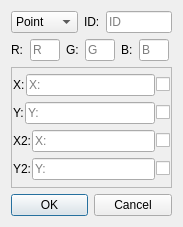
<?xml version="1.0" encoding="UTF-8"?>
<ui version="4.0">
 <class>objectPropertiesWindow</class>
 <widget class="QDialog" name="objectPropertiesWindow">
  <property name="geometry">
   <rect>
    <x>0</x>
    <y>0</y>
    <width>183</width>
    <height>227</height>
   </rect>
  </property>
  <property name="sizePolicy">
   <sizepolicy hsizetype="Fixed" vsizetype="Fixed">
    <horstretch>0</horstretch>
    <verstretch>0</verstretch>
   </sizepolicy>
  </property>
  <property name="minimumSize">
   <size>
    <width>183</width>
    <height>227</height>
   </size>
  </property>
  <property name="maximumSize">
   <size>
    <width>281</width>
    <height>227</height>
   </size>
  </property>
  <property name="windowTitle">
   <string>Add</string>
  </property>
  <layout class="QVBoxLayout" name="verticalLayout_2">
   <item>
    <layout class="QHBoxLayout" name="horizontalLayout">
     <item>
      <widget class="QComboBox" name="typesOfObjects">
       <property name="sizePolicy">
        <sizepolicy hsizetype="Expanding" vsizetype="Fixed">
         <horstretch>0</horstretch>
         <verstretch>0</verstretch>
        </sizepolicy>
       </property>
       <item>
        <property name="text">
         <string>Point</string>
        </property>
       </item>
       <item>
        <property name="text">
         <string>Segment</string>
        </property>
       </item>
       <item>
        <property name="text">
         <string>Circle</string>
        </property>
       </item>
      </widget>
     </item>
     <item>
      <spacer name="horizontalSpacer_2">
       <property name="orientation">
        <enum>Qt::Horizontal</enum>
       </property>
       <property name="sizeHint" stdset="0">
        <size>
         <width>40</width>
         <height>20</height>
        </size>
       </property>
      </spacer>
     </item>
     <item>
      <widget class="QLabel" name="label_5">
       <property name="sizePolicy">
        <sizepolicy hsizetype="Fixed" vsizetype="Fixed">
         <horstretch>0</horstretch>
         <verstretch>0</verstretch>
        </sizepolicy>
       </property>
       <property name="text">
        <string>ID:</string>
       </property>
      </widget>
     </item>
     <item>
      <widget class="QLineEdit" name="editID">
       <property name="sizePolicy">
        <sizepolicy hsizetype="Minimum" vsizetype="Fixed">
         <horstretch>0</horstretch>
         <verstretch>0</verstretch>
        </sizepolicy>
       </property>
       <property name="inputMethodHints">
        <set>Qt::ImhDigitsOnly|Qt::ImhFormattedNumbersOnly</set>
       </property>
       <property name="placeholderText">
        <string>ID</string>
       </property>
      </widget>
     </item>
    </layout>
   </item>
   <item>
    <layout class="QHBoxLayout" name="horizontalLayout_3">
     <property name="sizeConstraint">
      <enum>QLayout::SetFixedSize</enum>
     </property>
     <item>
      <widget class="QLabel" name="labelR_2">
       <property name="maximumSize">
        <size>
         <width>13</width>
         <height>22</height>
        </size>
       </property>
       <property name="text">
        <string>R:</string>
       </property>
      </widget>
     </item>
     <item>
      <widget class="QLineEdit" name="editR">
       <property name="maximumSize">
        <size>
         <width>30</width>
         <height>22</height>
        </size>
       </property>
       <property name="inputMethodHints">
        <set>Qt::ImhDigitsOnly|Qt::ImhFormattedNumbersOnly</set>
       </property>
       <property name="placeholderText">
        <string>R</string>
       </property>
      </widget>
     </item>
     <item>
      <widget class="QLabel" name="labelG_2">
       <property name="maximumSize">
        <size>
         <width>13</width>
         <height>22</height>
        </size>
       </property>
       <property name="text">
        <string>G:</string>
       </property>
      </widget>
     </item>
     <item>
      <widget class="QLineEdit" name="editG">
       <property name="maximumSize">
        <size>
         <width>30</width>
         <height>22</height>
        </size>
       </property>
       <property name="inputMethodHints">
        <set>Qt::ImhDigitsOnly|Qt::ImhFormattedNumbersOnly</set>
       </property>
       <property name="placeholderText">
        <string>G</string>
       </property>
      </widget>
     </item>
     <item>
      <widget class="QLabel" name="labelB_2">
       <property name="maximumSize">
        <size>
         <width>12</width>
         <height>22</height>
        </size>
       </property>
       <property name="text">
        <string>B:</string>
       </property>
      </widget>
     </item>
     <item>
      <widget class="QLineEdit" name="editB">
       <property name="maximumSize">
        <size>
         <width>30</width>
         <height>22</height>
        </size>
       </property>
       <property name="inputMethodHints">
        <set>Qt::ImhDigitsOnly|Qt::ImhFormattedNumbersOnly</set>
       </property>
       <property name="placeholderText">
        <string>B</string>
       </property>
      </widget>
     </item>
    </layout>
   </item>
   <item>
    <widget class="QFrame" name="frame">
     <property name="frameShape">
      <enum>QFrame::StyledPanel</enum>
     </property>
     <property name="frameShadow">
      <enum>QFrame::Raised</enum>
     </property>
     <layout class="QVBoxLayout" name="verticalLayout">
      <property name="spacing">
       <number>1</number>
      </property>
      <property name="leftMargin">
       <number>1</number>
      </property>
      <property name="topMargin">
       <number>1</number>
      </property>
      <property name="rightMargin">
       <number>1</number>
      </property>
      <property name="bottomMargin">
       <number>1</number>
      </property>
      <item>
       <layout class="QHBoxLayout" name="X1layout">
        <item>
         <widget class="QLabel" name="labelX1">
          <property name="layoutDirection">
           <enum>Qt::RightToLeft</enum>
          </property>
          <property name="text">
           <string>X:</string>
          </property>
         </widget>
        </item>
        <item>
         <widget class="QLineEdit" name="editX1">
          <property name="inputMethodHints">
           <set>Qt::ImhDigitsOnly|Qt::ImhFormattedNumbersOnly</set>
          </property>
          <property name="placeholderText">
           <string>X:</string>
          </property>
         </widget>
        </item>
        <item>
         <widget class="QCheckBox" name="checkX1">
          <property name="toolTip">
           <string>Is constant?</string>
          </property>
          <property name="text">
           <string/>
          </property>
         </widget>
        </item>
       </layout>
      </item>
      <item>
       <layout class="QHBoxLayout" name="Y1layout">
        <item>
         <widget class="QLabel" name="labelY1">
          <property name="layoutDirection">
           <enum>Qt::RightToLeft</enum>
          </property>
          <property name="text">
           <string>Y:</string>
          </property>
         </widget>
        </item>
        <item>
         <widget class="QLineEdit" name="editY1">
          <property name="inputMethodHints">
           <set>Qt::ImhDigitsOnly|Qt::ImhFormattedNumbersOnly</set>
          </property>
          <property name="placeholderText">
           <string>Y:</string>
          </property>
         </widget>
        </item>
        <item>
         <widget class="QCheckBox" name="checkY1">
          <property name="toolTip">
           <string>Is constant?</string>
          </property>
          <property name="text">
           <string/>
          </property>
         </widget>
        </item>
       </layout>
      </item>
      <item>
       <layout class="QHBoxLayout" name="X2layout">
        <item>
         <widget class="QLabel" name="labelX2">
          <property name="layoutDirection">
           <enum>Qt::RightToLeft</enum>
          </property>
          <property name="text">
           <string>X2:</string>
          </property>
         </widget>
        </item>
        <item>
         <widget class="QLineEdit" name="editX2">
          <property name="inputMethodHints">
           <set>Qt::ImhDigitsOnly|Qt::ImhFormattedNumbersOnly</set>
          </property>
          <property name="placeholderText">
           <string>X:</string>
          </property>
         </widget>
        </item>
        <item>
         <widget class="QCheckBox" name="checkX2">
          <property name="toolTip">
           <string>Is constant?</string>
          </property>
          <property name="text">
           <string/>
          </property>
         </widget>
        </item>
       </layout>
      </item>
      <item>
       <layout class="QHBoxLayout" name="Y2layout">
        <item>
         <widget class="QLabel" name="labelY2">
          <property name="text">
           <string>Y2:</string>
          </property>
         </widget>
        </item>
        <item>
         <widget class="QLineEdit" name="editY2">
          <property name="inputMethodHints">
           <set>Qt::ImhDigitsOnly|Qt::ImhFormattedNumbersOnly</set>
          </property>
          <property name="placeholderText">
           <string>Y:</string>
          </property>
         </widget>
        </item>
        <item>
         <widget class="QCheckBox" name="checkY2">
          <property name="toolTip">
           <string>Is constant?</string>
          </property>
          <property name="text">
           <string/>
          </property>
         </widget>
        </item>
       </layout>
      </item>
     </layout>
    </widget>
   </item>
   <item>
    <widget class="QDialogButtonBox" name="buttonBox">
     <property name="orientation">
      <enum>Qt::Horizontal</enum>
     </property>
     <property name="standardButtons">
      <set>QDialogButtonBox::Cancel|QDialogButtonBox::Ok</set>
     </property>
     <property name="centerButtons">
      <bool>false</bool>
     </property>
    </widget>
   </item>
  </layout>
 </widget>
 <resources/>
 <connections>
  <connection>
   <sender>buttonBox</sender>
   <signal>rejected()</signal>
   <receiver>objectPropertiesWindow</receiver>
   <slot>reject()</slot>
   <hints>
    <hint type="sourcelabel">
     <x>316</x>
     <y>260</y>
    </hint>
    <hint type="destinationlabel">
     <x>286</x>
     <y>274</y>
    </hint>
   </hints>
  </connection>
  <connection>
   <sender>buttonBox</sender>
   <signal>accepted()</signal>
   <receiver>objectPropertiesWindow</receiver>
   <slot>accept()</slot>
   <hints>
    <hint type="sourcelabel">
     <x>248</x>
     <y>254</y>
    </hint>
    <hint type="destinationlabel">
     <x>157</x>
     <y>274</y>
    </hint>
   </hints>
  </connection>
 </connections>
</ui>
